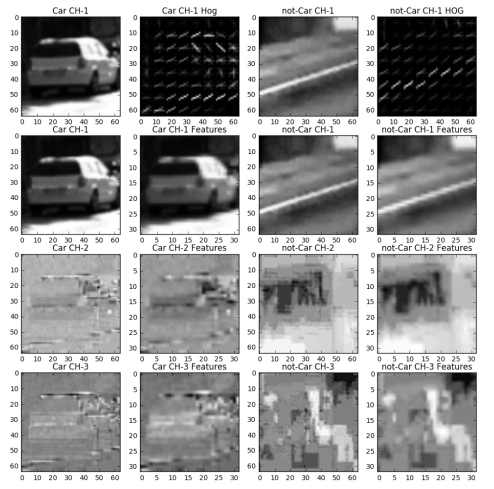
#> input picture Term 1 - Project 5 - Vehicle Detection/examples/HOG_example.jpg, 988 x 978 px (shown at 1/2 size)
$ python -i classifier.py   (imports and definitions only)   (older library calls are emulated)
#> lines starting #> are read from the running program, lines starting #| are printed output that depends on the picture
#> further down, picture is the input picture: shape (978, 988, 3); min 0, max 255, mean 154
import cv2
#CV2 loads everythings as BGR
import glob
import matplotlib.image as mpimg
import matplotlib.pyplot as plt
import numpy as np
from skimage.feature import hog
from sklearn.svm import LinearSVC
from sklearn.datasets import make_classification
from sklearn.preprocessing import StandardScaler
from sklearn.cross_validation import train_test_split
from scipy.ndimage.measurements import label
from tqdm import tqdm

#Train Classifier to look for HOG and Color Spaces


#HOG Feature Extractor
def patch_analyzer(image, size=(16,16), nbins=16, bins_range=(0,256)):
#> called with size = (16, 16), nbins = 16, bins_range = (0, 256)
    grey_img = cv2.cvtColor(image, cv2.COLOR_BGR2GRAY)

    fd, hog_image = hog(grey_img, orientations=8, pixels_per_cell=(8, 8),
                        cells_per_block=(1, 1), visualise=True)
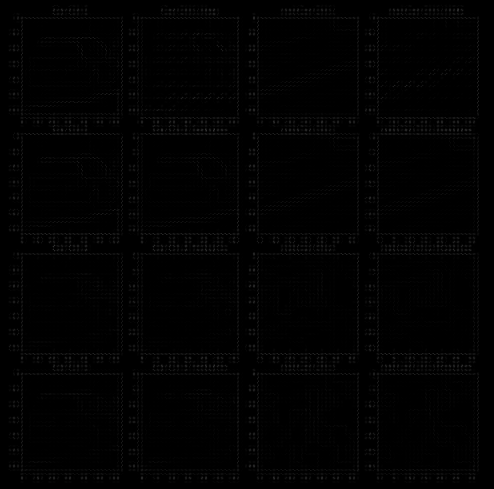
#> hog_image: shape (978, 988) float64 (shown at 1/2 size); min 0, max 104.6, mean 1.9

    #Color Space Extraction

    #conv_img = cv2.cvtColor(image, cv2.COLOR_BGR2HSV)

    conv_img = cv2.cvtColor(image, cv2.COLOR_BGR2HLS)
#> conv_img: shape (978, 988, 3); mean of channels 0, 1, 2 0, 154, 0

    #Downsample 0.25x from original
    #Original patch is 64px
    # Use cv2.resize().ravel() to create the feature vector
    scale_feature = cv2.resize(conv_img, size).ravel()
#> scale_feature = 768 values, max 255 at index 4, min 0 at index 0, mean 51.97


    #Create Histograms from scaled image
    c1_hist = np.histogram(image[:,:,0], bins=nbins, range=bins_range)
    c2_hist = np.histogram(image[:,:,1], bins=nbins, range=bins_range)
    c3_hist = np.histogram(image[:,:,2], bins=nbins, range=bins_range)
    # Concatenate the histograms into a single feature vector
    hist_features = np.concatenate((c1_hist[0], c2_hist[0], c3_hist[0]))
#> hist_features = 48 values, max 302318 at index 15, min 19201 at index 14, mean 60391.5


    #Combine and Normalized Data
    feature_list = [fd, scale_feature, hist_features]
    # Create an array stack, NOTE: StandardScaler() expects np.float64
    tmp_x = np.concatenate(feature_list).astype(np.float64)

    return tmp_x, image, hog_image

#Train the classifier using patch_analyzer
vehicles = glob.glob('vehicles/*/*.png')
non_vehicles = glob.glob('non-vehicles/*/*.png')
image_loc_list = non_vehicles + vehicles

# [3 lines not run here, left out]


#Number of non-cars are represented by zeros
#Number of cars are represented by ones
img_labels = np.concatenate([np.zeros(8968), np.ones(8792)])


# [1 line not run here, left out]

# [1 line that did not run here, left out]

# Fit a per-column scaler
# [1 line that did not run here, left out]
# Apply the scaler to X
# [1 line that did not run here, left out]
# [1 line that did not run here, left out]

# [1 line not run here, left out]

#Implement Linear SVM Classifier
clf = LinearSVC(C=0.001,verbose=1, random_state=0)
# [14 lines not run here, left out]

# [34 lines left out: functions sliding_window, draw_boxes, not called in this run]

#Iterate through three different scales
scale_list = [0.5, 1, 1.5, 2]

# [6 lines not run here, left out]

#Iterate through three different scales
scale_list = [0.5, 1, 1.5]

# [2 lines not run here, left out]

#Feed function trained LinearSVC classifier and list of patches to predict locations
# [7 lines left out: function search_windows, not called in this run]

# [1 line that did not run here, left out]

#Draw bounding boxes around potential cars
# [1 line that did not run here, left out]

# Define a function to draw bounding boxes
# [39 lines left out: functions draw_boxes, heat_map, draw_labeled_bboxes, not called in this run]

# Add heat to each box in box list and threshold the image for false positives
# [1 line that did not run here, left out]

# Visualize the heatmap when displaying
# [1 line that did not run here, left out]

# Find final boxes from heatmap using label function
# [1 line that did not run here, left out]
# [1 line that did not run here, left out]

fig = plt.figure()
# [7 lines not run here, left out]

"""
print(cv2.__version__)
vidcap = cv2.VideoCapture('')
success,image = vidcap.read()
count = 0
success = True
while success:
  success,image = vidcap.read()
  print 'Read a new frame: ', success
  box_list = search_windows(image)
  # Add heat to each box in box list and threshold the image for false positives
  heatmap = np.clip(heat_map(heat,box_list, 2), 0, 255)
  #Merge the pixels
  merged_cars = label(heatmap)
  draw_labeled_bboxes(merged_cars)
  cv2.imwrite("frame%d.png" % count, image)     # save frame as PNG file
  count += 1
"""

>>> import cv2
>>> picture = cv2.imread('examples/HOG_example.jpg')
>>> result = patch_analyzer(picture)

$ run again, on Term 1 - Project 5 - Vehicle Detection/examples/sliding_window.jpg
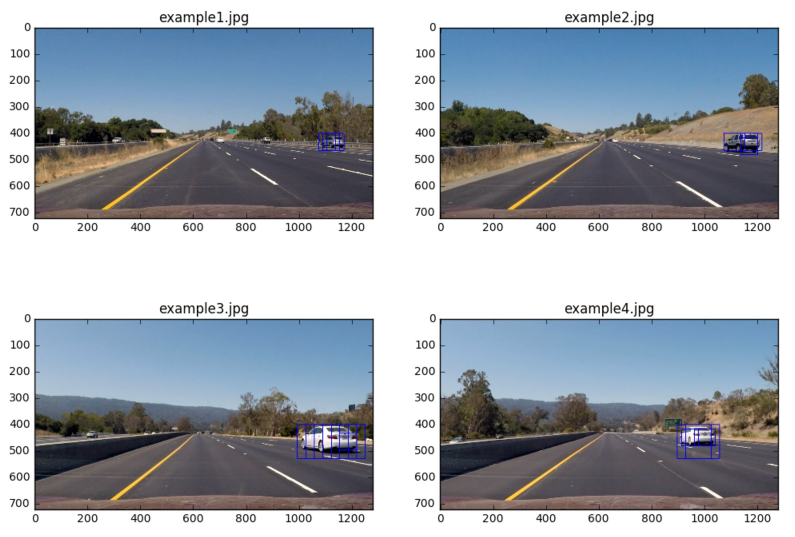
#> input picture Term 1 - Project 5 - Vehicle Detection/examples/sliding_window.jpg, 1590 x 1074 px (shown at 1/2 size)
#> picture is the input picture: shape (1074, 1590, 3); mean B, G, R 175.6, 167.2, 160.1
#> in patch_analyzer, `grey_img = cv2.cvtColor(image, cv2.COLOR_BGR2GRAY)`:
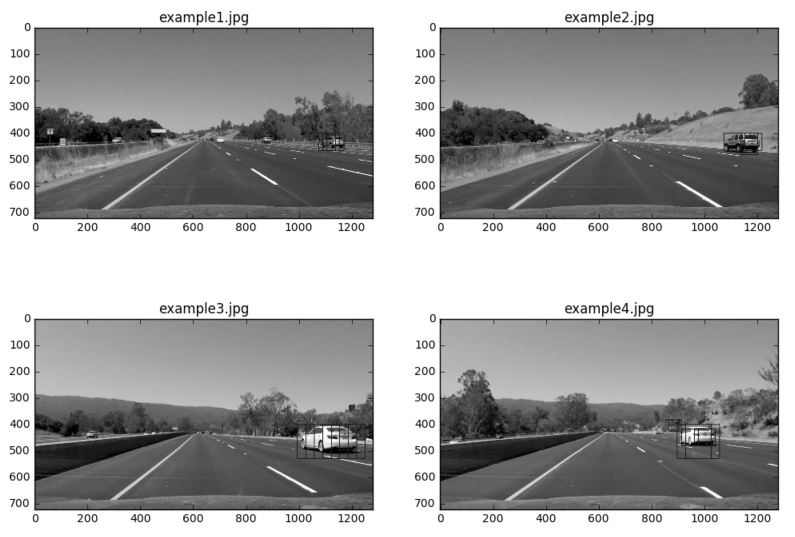
#> grey_img: shape (1074, 1590) (shown at 1/2 size); min 0, max 255, mean 166
#> in patch_analyzer, `fd, hog_image = hog(grey_img, orientations=8, pixels_per_cell=(8, 8), ..`:
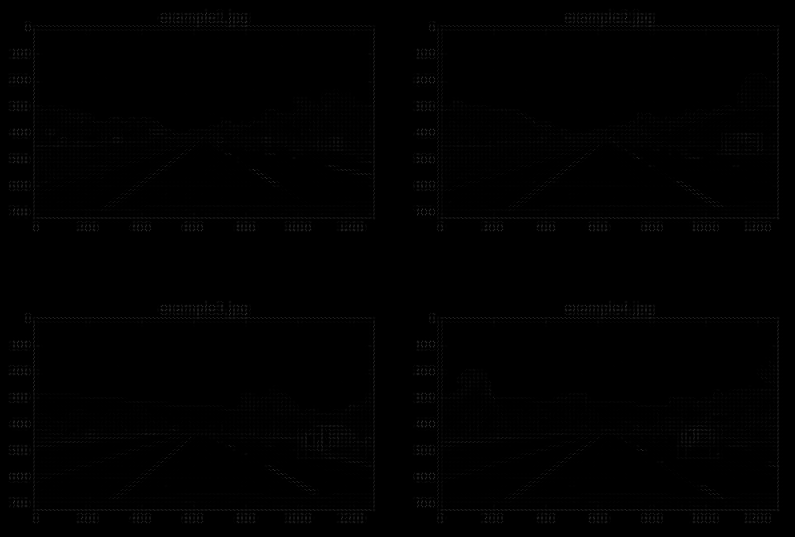
#> hog_image: shape (1074, 1590) float64 (shown at 1/2 size); min 0, max 112.4, mean 1
#> conv_img: shape (1074, 1590, 3); mean of channels 0, 1, 2 56.8, 167.7, 40.5
#> scale_feature = 768 values, max 255 at index 1, min 0 at index 0, mean 82.73
#> hist_features = 48 values, max 623256 at index 47, min 6873 at index 44, mean 106728.8

$ run again, on Term 1 - Project 5 - Vehicle Detection/examples/sliding_windows.jpg
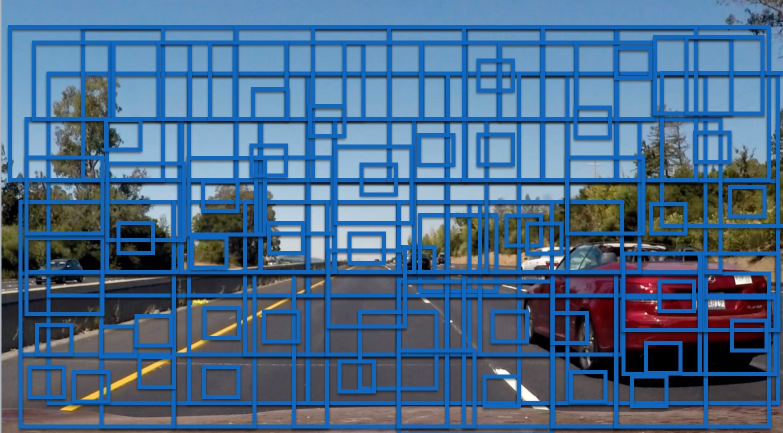
#> input picture Term 1 - Project 5 - Vehicle Detection/examples/sliding_windows.jpg, 1566 x 866 px (shown at 1/2 size)
#> picture is the input picture: shape (866, 1566, 3); mean B, G, R 139, 106.2, 73.7
#> in patch_analyzer, `grey_img = cv2.cvtColor(image, cv2.COLOR_BGR2GRAY)`:
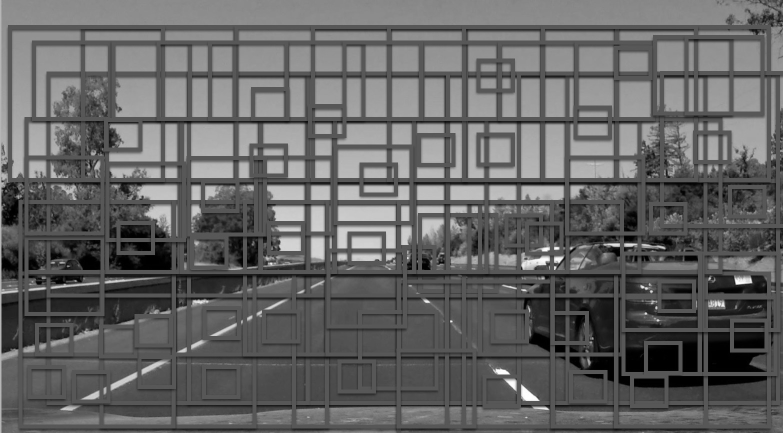
#> grey_img: shape (866, 1566) (shown at 1/2 size); min 0, max 255, mean 100.2
#> in patch_analyzer, `fd, hog_image = hog(grey_img, orientations=8, pixels_per_cell=(8, 8), ..`:
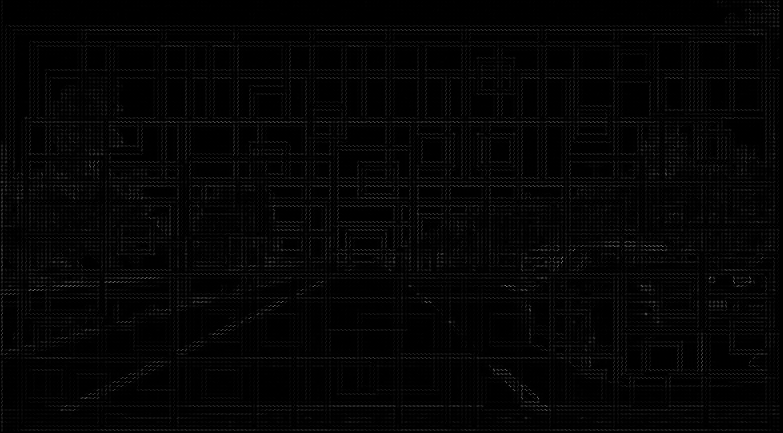
#> hog_image: shape (866, 1566) float64 (shown at 1/2 size); min 0, max 64.77, mean 1.2; drawn with min black and max white
#> conv_img: shape (866, 1566, 3); mean of channels 0, 1, 2 95.5, 106.2, 114.9
#> scale_feature = 768 values, max 255 at index 422, min 0 at index 661, mean 102.1
#> hist_features = 48 values, max 418178 at index 22, min 725 at index 30, mean 84759.8

$ run again, on Term 1 - Project 5 - Vehicle Detection/examples/bboxes_and_heat.png
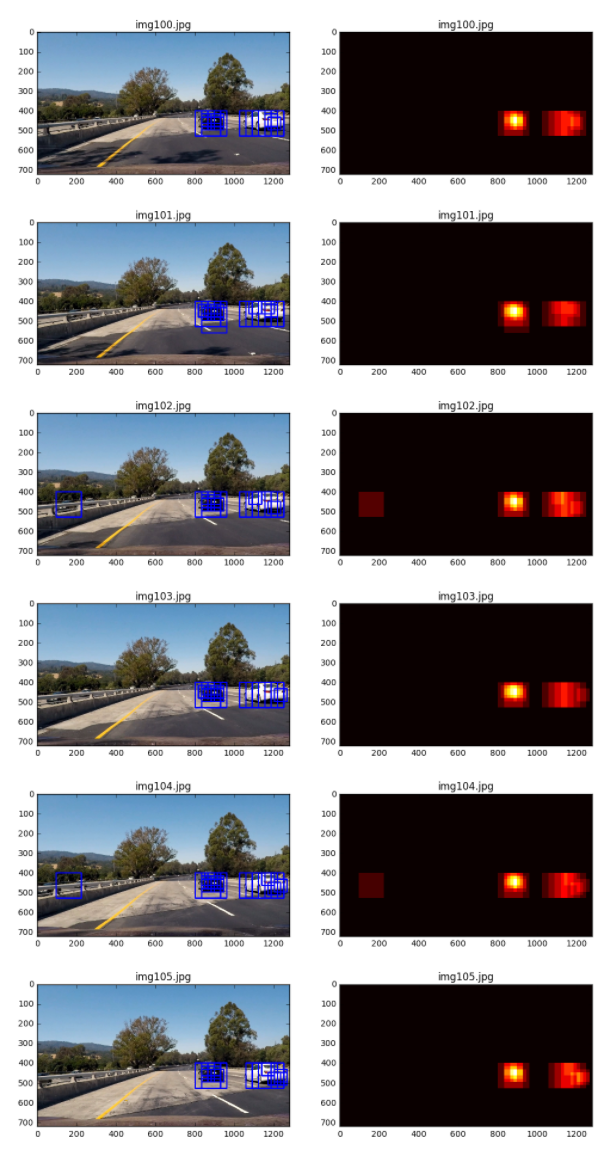
#> input picture Term 1 - Project 5 - Vehicle Detection/examples/bboxes_and_heat.png, 610 x 1150 px
#> picture is the input picture: shape (1150, 610, 3); mean B, G, R 134.1, 129.7, 131.6
#> in patch_analyzer, `grey_img = cv2.cvtColor(image, cv2.COLOR_BGR2GRAY)`:
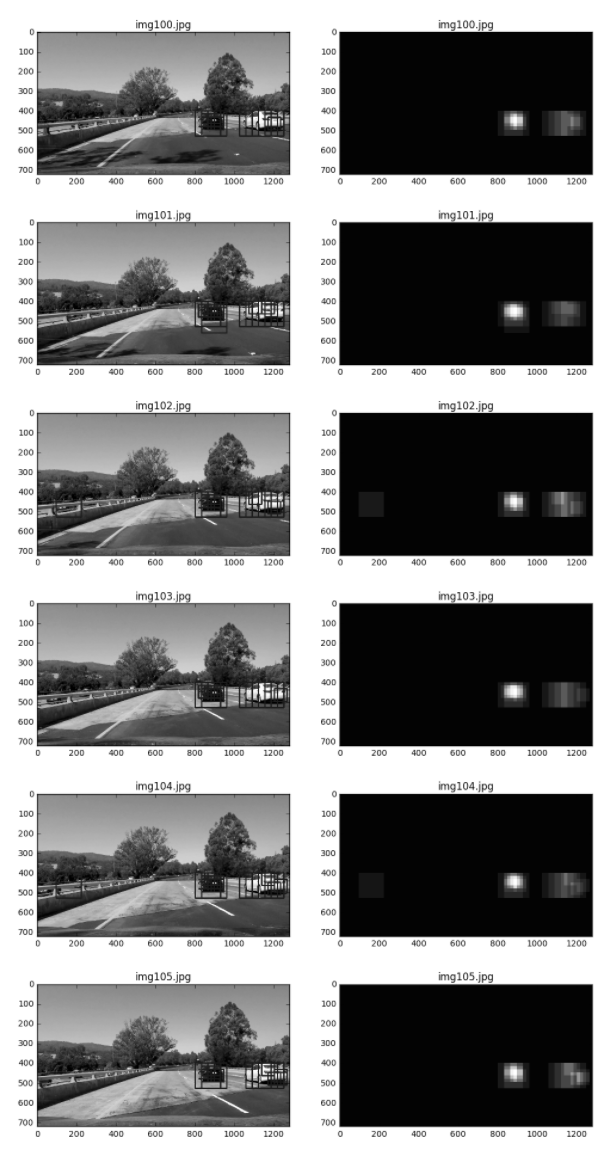
#> grey_img: shape (1150, 610); min 0, max 255, mean 130.8
#> in patch_analyzer, `fd, hog_image = hog(grey_img, orientations=8, pixels_per_cell=(8, 8), ..`:
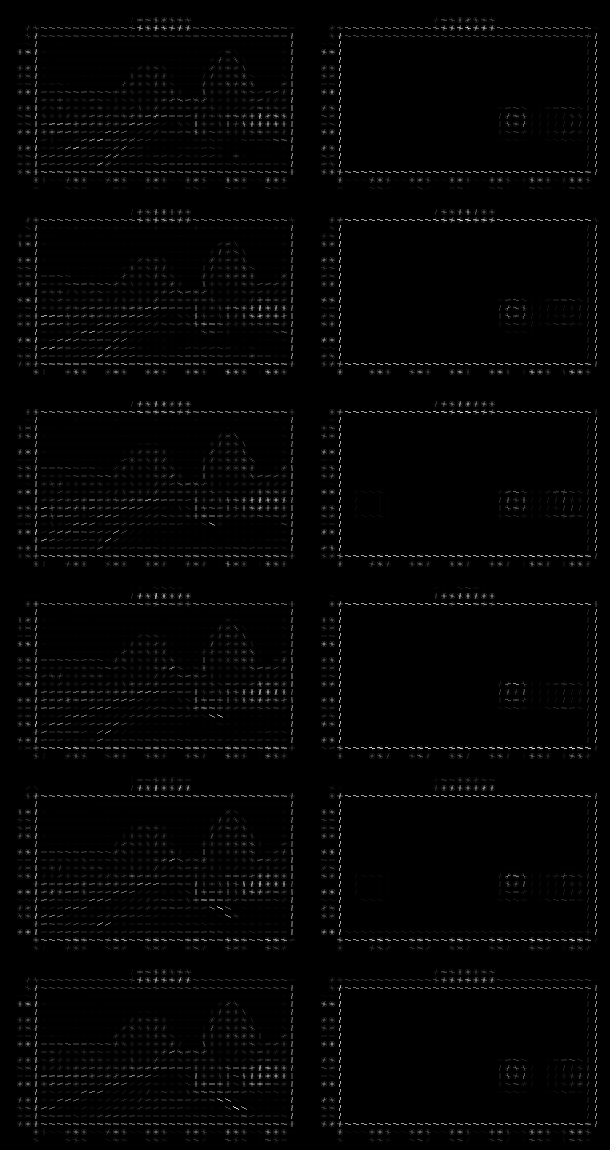
#> hog_image: shape (1150, 610) float64; min 0, max 93.31, mean 1.5; drawn with min black and max white
#> conv_img: shape (1150, 610, 3); mean of channels 0, 1, 2 24.3, 132.8, 99.6
#> scale_feature = 768 values, max 255 at index 1, min 0 at index 0, mean 87.12
#> hist_features = 48 values, max 241309 at index 47, min 6652 at index 30, mean 43843.8
